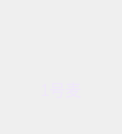
<?xml version="1.0" encoding="UTF-8"?>
<ui version="4.0">
 <class>MicInfoItem</class>
 <widget class="QDialog" name="MicInfoItem">
  <property name="geometry">
   <rect>
    <x>0</x>
    <y>0</y>
    <width>122</width>
    <height>134</height>
   </rect>
  </property>
  <property name="minimumSize">
   <size>
    <width>122</width>
    <height>134</height>
   </size>
  </property>
  <property name="maximumSize">
   <size>
    <width>122</width>
    <height>134</height>
   </size>
  </property>
  <property name="windowTitle">
   <string>Dialog</string>
  </property>
  <layout class="QVBoxLayout" name="verticalLayout">
   <property name="spacing">
    <number>9</number>
   </property>
   <property name="leftMargin">
    <number>0</number>
   </property>
   <property name="topMargin">
    <number>0</number>
   </property>
   <property name="rightMargin">
    <number>0</number>
   </property>
   <property name="bottomMargin">
    <number>5</number>
   </property>
   <item>
    <widget class="QWidget" name="widget" native="true">
     <widget class="CRoundLabel" name="image">
      <property name="geometry">
       <rect>
        <x>31</x>
        <y>5</y>
        <width>60</width>
        <height>60</height>
       </rect>
      </property>
      <property name="minimumSize">
       <size>
        <width>60</width>
        <height>60</height>
       </size>
      </property>
      <property name="maximumSize">
       <size>
        <width>60</width>
        <height>60</height>
       </size>
      </property>
      <property name="text">
       <string/>
      </property>
      <property name="pixmap">
       <pixmap resource="../res.qrc">:/images/live_mic_path.png</pixmap>
      </property>
      <property name="scaledContents">
       <bool>true</bool>
      </property>
     </widget>
     <widget class="QLabel" name="label">
      <property name="geometry">
       <rect>
        <x>26</x>
        <y>0</y>
        <width>70</width>
        <height>70</height>
       </rect>
      </property>
      <property name="text">
       <string/>
      </property>
      <property name="alignment">
       <set>Qt::AlignCenter</set>
      </property>
     </widget>
    </widget>
   </item>
   <item>
    <widget class="QLabel" name="name">
     <property name="minimumSize">
      <size>
       <width>0</width>
       <height>22</height>
      </size>
     </property>
     <property name="maximumSize">
      <size>
       <width>16777215</width>
       <height>22</height>
      </size>
     </property>
     <property name="styleSheet">
      <string notr="true">font-family: &quot;微软雅黑&quot;;
font-weight: 400;
font-size: 16px;
color: rgba(240,230,252,0.8);
line-height: 22px;
text-align: center;
font-style: normal;</string>
     </property>
     <property name="text">
      <string>1号麦</string>
     </property>
     <property name="alignment">
      <set>Qt::AlignCenter</set>
     </property>
    </widget>
   </item>
   <item>
    <widget class="QPushButton" name="gift">
     <property name="minimumSize">
      <size>
       <width>0</width>
       <height>20</height>
      </size>
     </property>
     <property name="maximumSize">
      <size>
       <width>16777215</width>
       <height>20</height>
      </size>
     </property>
     <property name="styleSheet">
      <string notr="true">border:none;
font-family: &quot;微软雅黑&quot;;
font-weight: 400;
font-size: 12px;
color: rgba(210,181,247,0.8);
line-height: 19px;
text-align: center;
font-style: normal;</string>
     </property>
     <property name="text">
      <string/>
     </property>
    </widget>
   </item>
  </layout>
 </widget>
 <customwidgets>
  <customwidget>
   <class>CRoundLabel</class>
   <extends>QLabel</extends>
   <header location="global">CRoundLabel.h</header>
  </customwidget>
 </customwidgets>
 <resources>
  <include location="../res.qrc"/>
 </resources>
 <connections/>
</ui>
